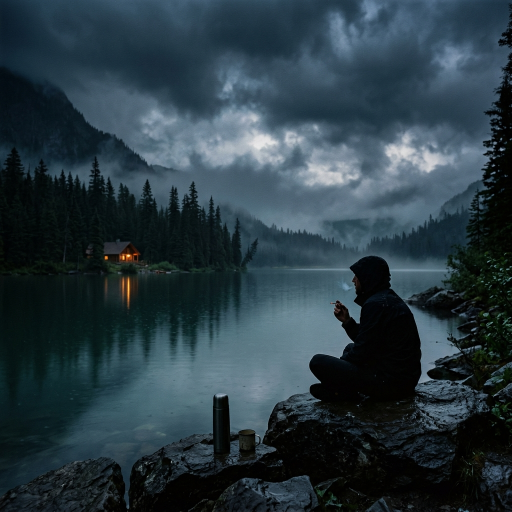
#> input picture assets/images/lake_guy.png, 1024 x 1024 px, found by its file name (shown at 1/2 size)
$ python draw_refined_butt.py
#> lines starting #> are read from the running program, lines starting #| are printed output that depends on the picture
from PIL import Image, ImageDraw

img = Image.open('c:/laragon/www/my_vibe/assets/images/lake_guy.png').convert('RGB')
#> img is the input picture: PIL image 1024x1024 RGB; mean R, G, B 41.6, 58.4, 66.7
w, h = img.size
#> w = 1024; h = 1024

# Let's crop a tight 100x100 area around the cigarette tip:
cx = int(w * 0.6475)
#> cx = 663
cy = int(h * 0.5908)
#> cy = 604
x1, y1 = cx - 50, cy - 50
#> x1 = 613; y1 = 554
x2, y2 = cx + 50, cy + 50
#> x2 = 713; y2 = 654

crop = img.crop((x1, y1, x2, y2))
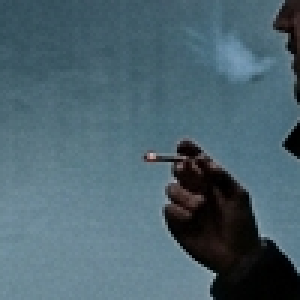
#> crop: PIL image 100x100 RGB (shown 3 times larger); mean R, G, B 76, 100.1, 110.9
# Scale up 5x
scale = 5
c1 = crop.resize((crop.width * scale, crop.height * scale), Image.LANCZOS)
draw = ImageDraw.Draw(c1)

# Draw a crosshair at the exact peak (0.6475, 0.5908)
px = (cx - x1) * scale
#> px = 250
py = (cy - y1) * scale
#> py = 250

# Draw a red circle and cross at the target point
draw.ellipse([(px - 5, py - 5), (px + 5, py + 5)], outline=(255, 0, 0), width=2)
draw.line([(px - 15, py), (px + 15, py)], fill=(255, 0, 0), width=1)
draw.line([(px, py - 15), (px, py + 15)], fill=(255, 0, 0), width=1)

# Let's also draw the old coordinates (0.642, 0.597) in blue for comparison
old_cx = int(w * 0.642)
#> old_cx = 657
old_cy = int(h * 0.597)
#> old_cy = 611
old_px = (old_cx - x1) * scale
#> old_px = 220
old_py = (old_cy - y1) * scale
#> old_py = 285
draw.ellipse([(old_px - 5, old_py - 5), (old_px + 5, old_py + 5)], outline=(0, 0, 255), width=2)
draw.text((old_px + 7, old_py + 7), "OLD (0.642, 0.597)", fill=(0, 0, 255))
draw.text((px + 7, py - 15), "NEW (0.6475, 0.5908)", fill=(255, 0, 0))

# Save
dest_path = 'C:/Users/LENOVO/.gemini/antigravity-ide/brain/70d14234-39af-44f8-a996-b4b7f4ef5622/refined_butt_verification.png'
c1.save(dest_path)
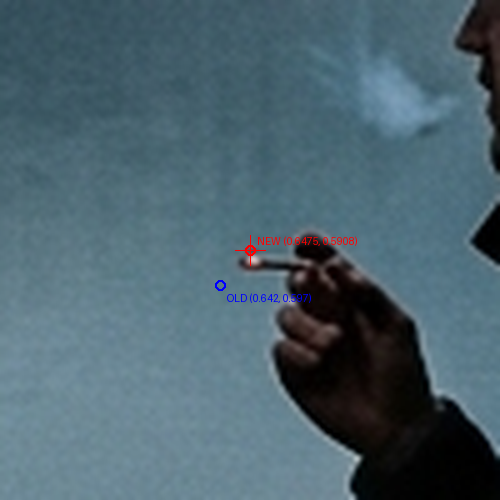
#> saved as refined_butt_verification.png: PIL image 500x500 RGB; mean R, G, B 76.2, 99.8, 110.9
print(f"Saved refined butt verification image to {dest_path}")

$ run again, with assets/images/rainy_forest.jpg saved as assets/images/lake_guy.png
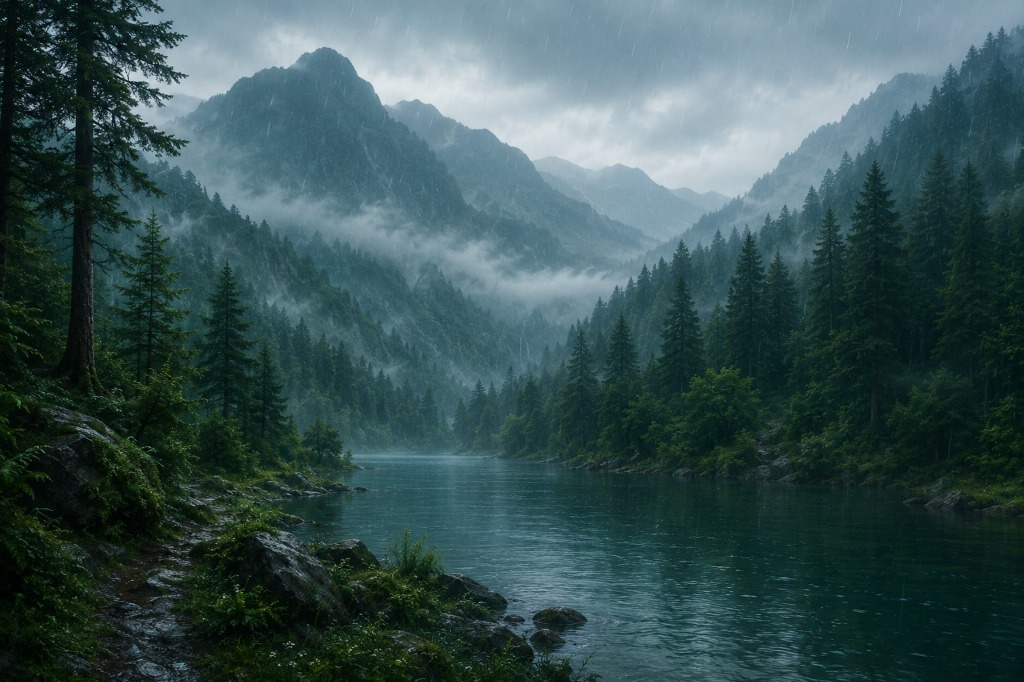
#> input picture assets/images/rainy_forest.jpg, 1024 x 682 px, found by its file name
#> img is the input picture: PIL image 1024x682 RGB; mean R, G, B 56.5, 82.1, 83.3
#> `crop = img.crop((x1, y1, x2, y2))`:
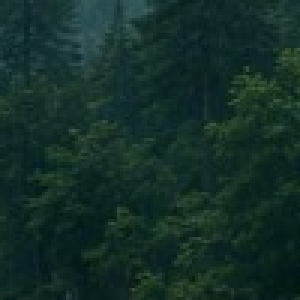
#> crop: PIL image 100x100 RGB (shown 3 times larger); mean R, G, B 19.5, 46.4, 40
#> `c1.save(dest_path)`:
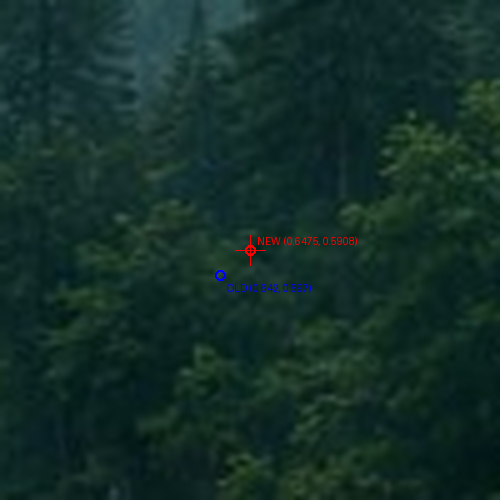
#> saved as refined_butt_verification.png: PIL image 500x500 RGB; mean R, G, B 19.8, 46.3, 40.2
